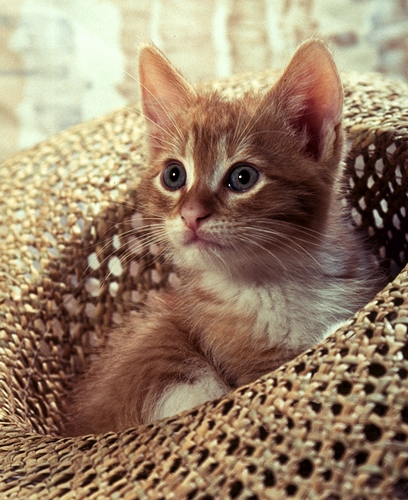
%> input picture Introduction to Facial Micro Expressions Analysis Using Color and Depth Images a Matlab Coding Approach/Cat.jpg, 408 x 500 px
$ octave --eval "result = fun(imread('Cat.jpg'));"   (GNU Octave 9; MATLAB toolbox functions it lacks are replaced by stand-ins)
%> lines starting %> are read from the running program, lines starting %| are printed output that depends on the picture
function [pic,pica]=fun(pic) % Function "fun" with one input and two outputs
pic=rgb2gray(pic); % Gray image
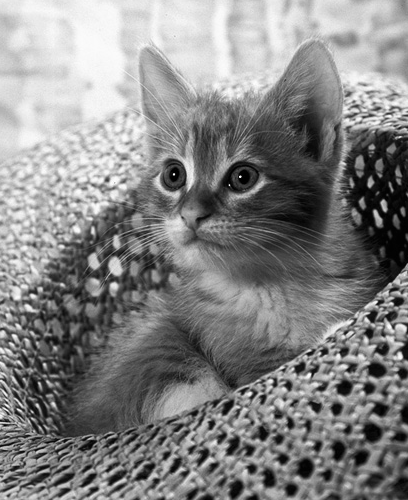
%> pic: size 500x408 uint8; min 0, max 254, mean 132.3
pics = imsharpen(pic,'Radius',5,'Amount',0.5); % Sharpened image
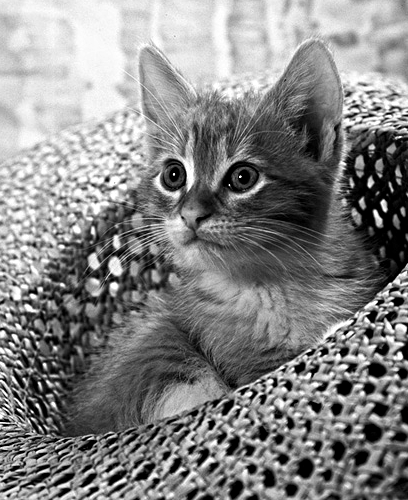
%> pics: size 500x408 uint8; min 0, max 255, mean 132.7
picw = medfilt2(pics,[5 5]); % Median filter
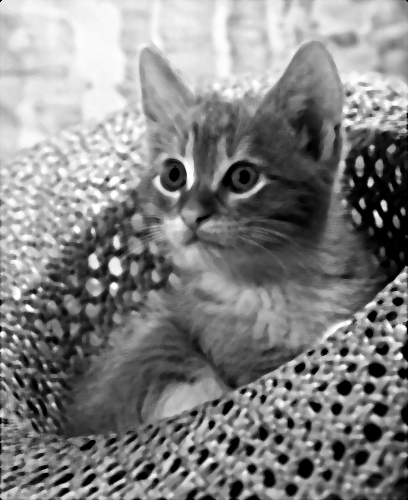
%> picw: size 500x408 uint8; min 0, max 255, mean 131.9
pica = imadjust(picw); % Contrast adjusted
figure('units','normalized','outerposition',[0 0 1 1])
subplot(1,4,1),imshow(pic);title('Original');
subplot(1,4,2),imshow(pics);title('Sharped');
subplot(1,4,3),imshow(picw);title('Median Filtered');
subplot(1,4,4),imshow(pica);title('Contrast Adjusted');
end

$ run again, on Introduction to Facial Micro Expressions Analysis Using Color and Depth Images a Matlab Coding Approach/Cpre.jpg
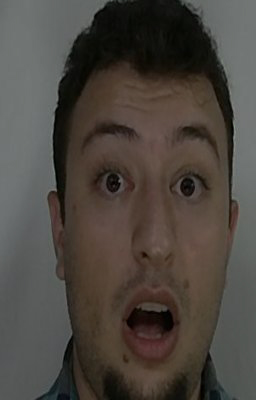
%> input picture Introduction to Facial Micro Expressions Analysis Using Color and Depth Images a Matlab Coding Approach/Cpre.jpg, 256 x 400 px
%> in fun, `pica = imadjust(picw);`:
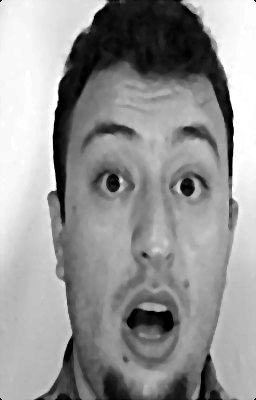
%> pica: size 400x256 uint8; min 0, max 255, mean 149.4

$ run again, on Introduction to Facial Micro Expressions Analysis Using Color and Depth Images a Matlab Coding Approach/Exp_Hap_Color.jpg
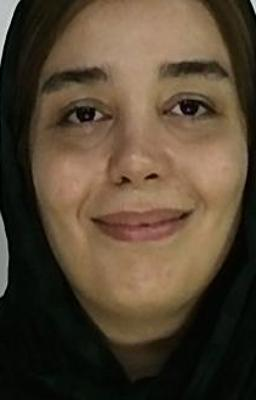
%> input picture Introduction to Facial Micro Expressions Analysis Using Color and Depth Images a Matlab Coding Approach/Exp_Hap_Color.jpg, 256 x 400 px
%> in fun, `pic=rgb2gray(pic);`:
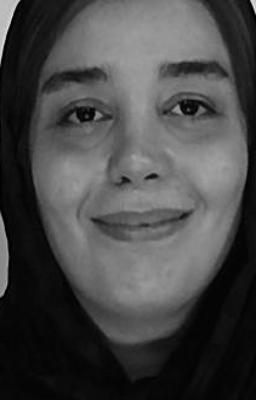
%> pic: size 400x256 uint8; min 1, max 240, mean 71.2
%> in fun, `pica = imadjust(picw);`:
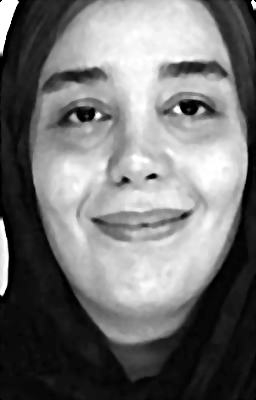
%> pica: size 400x256 uint8; min 0, max 255, mean 115.1

$ run again, on Introduction to Facial Micro Expressions Analysis Using Color and Depth Images a Matlab Coding Approach/Exp_Nut_Color.jpg
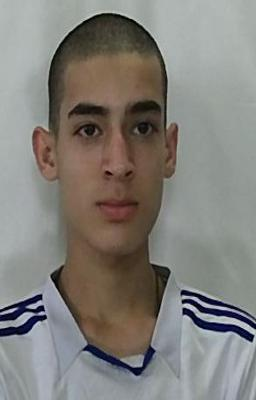
%> input picture Introduction to Facial Micro Expressions Analysis Using Color and Depth Images a Matlab Coding Approach/Exp_Nut_Color.jpg, 256 x 400 px
%> in fun, `pics = imsharpen(pic,'Radius',5,'Amount',0.5);`:
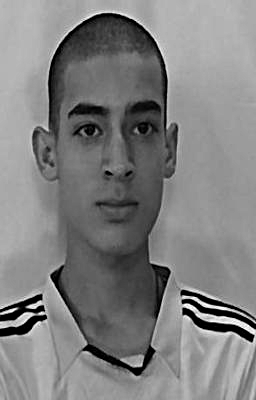
%> pics: size 400x256 uint8; min 0, max 255, mean 128
%> in fun, `pica = imadjust(picw);`:
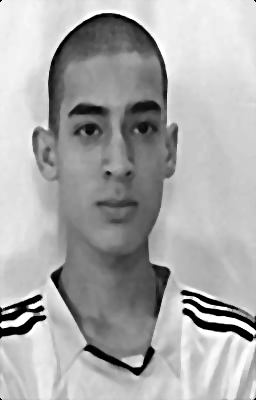
%> pica: size 400x256 uint8; min 0, max 255, mean 170.2
